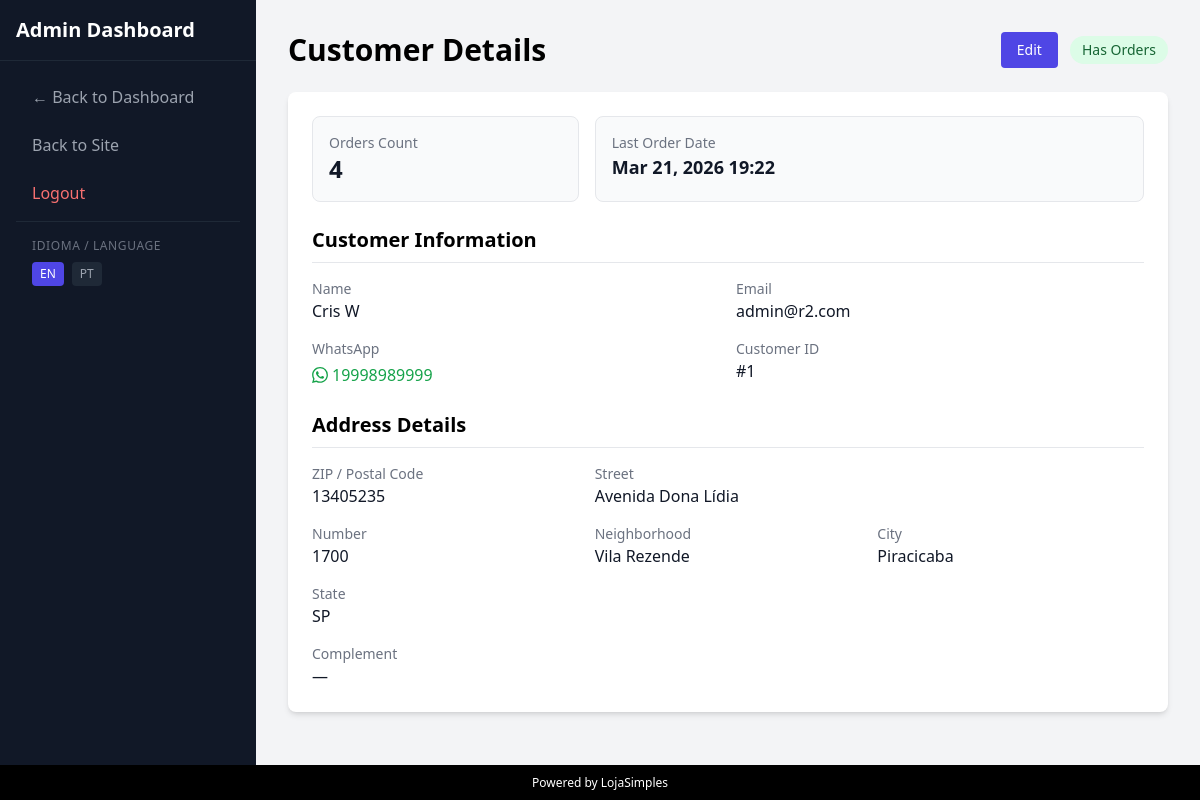
Screenshot of /admin/customer/1 (signed in) with the database file from the repository.
### tables this page shows
CREATE TABLE users (
    id INTEGER PRIMARY KEY AUTOINCREMENT,
    email TEXT UNIQUE NOT NULL,
    login_token TEXT,
    token_expiry DATETIME,
    is_admin INTEGER DEFAULT 0,
    created_at DATETIME DEFAULT CURRENT_TIMESTAMP,
    name TEXT,
    whatsapp TEXT,
    cep TEXT,
    street TEXT,
    number TEXT,
    neighborhood TEXT,
    city TEXT,
    state TEXT
, remember_selector TEXT, remember_token_hash TEXT, remember_expires_at DATETIME, admin_bypass_token TEXT, complement TEXT);

### src/i18n.php (called while the page is built, shortened)
<?php
$lang = $_SESSION['lang'] ?? 'en';
$translations = [];
$langFile = __DIR__ . "/../lang/{$lang}.php";
if (file_exists($langFile)) {
    $translations = require $langFile;
} else {
    $fallbackLangFile = __DIR__ . "/../lang/en.php";
    if (file_exists($fallbackLangFile)) {
        $translations = require $fallbackLangFile;
    }
}
function __($key) {
    global $translations;
    $key = (string) $key;
    return isset($translations[$key]) ? (string) $translations[$key] : $key;
}

### src/user.php (called while the page is built, shortened)
<?php
require_once __DIR__ . '/db.php';
function getAdminCustomerDetails($id) {
    global $pdo;
    $sql = "
        SELECT
            u.*,
            COUNT(o.id) AS orders_count,
            MAX(o.created_at) AS last_order_at
        FROM users u
        LEFT JOIN orders o ON o.customer_email = u.email
        WHERE u.id = ?
        GROUP BY u.id
        LIMIT 1
    ";
    $stmt = $pdo->prepare($sql);
    $stmt->execute([$id]);
    $customer = $stmt->fetch(PDO::FETCH_ASSOC);
    $customer['orders_count'] = (int)($customer['orders_count'] ?? 0);
    $customer['has_orders'] = $customer['orders_count'] > 0;
    return $customer;
}

### templates/admin/customer_detail.php (the view, shortened to what this page needs)
<!DOCTYPE html>
<html lang="<?php echo htmlspecialchars($_SESSION['lang'] ?? 'en'); ?>">
<head>
    <script src="https://cdn.tailwindcss.com"></script>
</head>
<body class="bg-gray-100 font-sans flex flex-col h-screen" x-data="{ sidebarOpen: false, editMode: false }">
    <div class="flex flex-1 overflow-hidden relative">
        <div :class="sidebarOpen ? 'translate-x-0' : '-translate-x-full'" class="fixed md:static inset-y-0 left-0 z-30 w-64 bg-gray-900 text-white flex flex-col transition-transform duration-300 md:translate-x-0 h-full overflow-y-auto">
            <div class="p-4 text-xl font-bold border-b border-gray-800 flex justify-between items-center">
                <span><?php echo __('Admin Dashboard'); ?></span>
            </div>
            <nav class="flex-1 p-4 space-y-2">
                <a href="/admin" class="block w-full text-left px-4 py-2 text-gray-400 hover:text-white hover:bg-gray-800 rounded">
                    &larr; <?php echo __('Back to Dashboard'); ?>
                </a>
                <a href="/" class="block w-full text-left px-4 py-2 text-gray-400 hover:text-white hover:bg-gray-800 rounded">
                    <?php echo __('Back to Site'); ?>
                </a>
                <a href="/logout" class="block w-full text-left px-4 py-2 text-red-400 hover:text-red-300 hover:bg-gray-800 rounded">
                    <?php echo __('Logout'); ?>
                </a>
                <div class="border-t border-gray-800 my-2"></div>
                <div class="px-4 py-2">
                    <span class="text-xs text-gray-500 uppercase tracking-wider block mb-2">Idioma / Language</span>
                    <div class="flex gap-2">
                        <a href="?lang=en" class="text-xs px-2 py-1 rounded <?php echo ($_SESSION['lang'] ?? 'en') === 'en' ? 'bg-indigo-600 text-white' : 'bg-gray-800 text-gray-400 hover:text-white'; ?>">EN</a>
                        <a href="?lang=pt" class="text-xs px-2 py-1 rounded <?php echo ($_SESSION['lang'] ?? 'en') === 'pt' ? 'bg-indigo-600 text-white' : 'bg-gray-800 text-gray-400 hover:text-white'; ?>">PT</a>
                    </div>
                </div>
            </nav>
        </div>
        <div class="flex-1 flex flex-col overflow-hidden">
            <div class="flex-1 overflow-auto p-4 md:p-8">
            <div class="max-w-4xl mx-auto">
                <div class="flex justify-between items-center mb-6">
                    <h1 class="text-3xl font-bold"><?php echo __('Customer Details'); ?></h1>
                    <div>
                        <button @click="editMode = !editMode" class="bg-indigo-600 text-white px-4 py-2 rounded hover:bg-indigo-700 text-sm font-medium mr-2" x-text="editMode ? '<?php echo __('Cancel'); ?>' : '<?php echo __('Edit'); ?>'"></button>
                        <?php if (!empty($customer['has_orders'])): ?>
                            <span class="inline-flex items-center px-3 py-1 rounded-full text-sm font-medium bg-green-100 text-green-800"><?php echo __('Has Orders'); ?></span>
                        <?php else: ?>
                            <span class="inline-flex items-center px-3 py-1 rounded-full text-sm font-medium bg-gray-100 text-gray-700"><?php echo __('No Orders'); ?></span>
                        <?php endif; ?>
                    </div>
                </div>
                <div class="bg-white rounded-lg shadow-md p-6 space-y-6">
                    <div class="grid grid-cols-1 md:grid-cols-3 gap-4">
                        <div class="p-4 bg-gray-50 rounded-lg border border-gray-200">
                            <p class="text-sm text-gray-500"><?php echo __('Orders Count'); ?></p>
                            <p class="text-2xl font-bold text-gray-900"><?php echo (int)($customer['orders_count'] ?? 0); ?></p>
                        </div>
                        <div class="p-4 bg-gray-50 rounded-lg border border-gray-200 md:col-span-2">
                            <p class="text-sm text-gray-500"><?php echo __('Last Order Date'); ?></p>
                            <p class="text-lg font-semibold text-gray-900">
                                <?php echo !empty($customer['last_order_at']) ? date('M j, Y H:i', strtotime($customer['last_order_at'])) : __('No Orders'); ?>
                            </p>
                        </div>
                    </div>
                    <div x-show="!editMode">
                        <h2 class="text-xl font-semibold mb-4 border-b pb-2"><?php echo __('Customer Information'); ?></h2>
                        <div class="grid grid-cols-1 md:grid-cols-2 gap-4">
                            <div>
                                <p class="text-sm text-gray-500"><?php echo __('Name'); ?></p>
                                <p class="text-gray-900 font-medium"><?php echo htmlspecialchars(($customer['name'] ?? '') !== '' ? $customer['name'] : '—'); ?></p>
                            </div>
                            <div>
                                <p class="text-sm text-gray-500"><?php echo __('Email'); ?></p>
                                <p class="text-gray-900 font-medium"><?php echo htmlspecialchars($customer['email'] ?? '—'); ?></p>
                            </div>
                            <div>
                                <p class="text-sm text-gray-500"><?php echo __('WhatsApp'); ?></p>
                                <div class="text-gray-900 font-medium">
                                    <?php if (!empty($customer['whatsapp']) && $customer['whatsapp'] !== '—'):
                                        $wa_number = preg_replace('/\D/', '', $customer['whatsapp']);
                                        $wa_link = 'https://wa.me/55' . $wa_number;
                                    ?>
                                        <a href="<?php echo $wa_link; ?>" target="_blank" class="text-green-600 hover:text-green-800 flex items-center gap-1 w-fit mt-1" title="Falar no WhatsApp">
                                            <?php echo htmlspecialchars($customer['whatsapp']); ?>
                                        </a>
                                    <?php else: ?>
                                        <?php echo htmlspecialchars(($customer['whatsapp'] ?? '') !== '' ? $customer['whatsapp'] : '—'); ?>
                                    <?php endif; ?>
                                </div>
                            </div>
                            <div>
                                <p class="text-sm text-gray-500"><?php echo __('Customer ID'); ?></p>
                                <p class="text-gray-900 font-medium">#<?php echo (int)($customer['id'] ?? 0); ?></p>
                            </div>
                        </div>
                    </div>
                    <div x-show="!editMode">
                        <h2 class="text-xl font-semibold mb-4 border-b pb-2"><?php echo __('Address Details'); ?></h2>
                        <div class="grid grid-cols-1 md:grid-cols-3 gap-4">
                            <div>
                                <p class="text-sm text-gray-500"><?php echo __('CEP'); ?></p>
                                <p class="text-gray-900 font-medium"><?php echo htmlspecialchars(($customer['cep'] ?? '') !== '' ? $customer['cep'] : '—'); ?></p>
                            </div>
                            <div class="md:col-span-2">
                                <p class="text-sm text-gray-500"><?php echo __('Street'); ?></p>
                                <p class="text-gray-900 font-medium"><?php echo htmlspecialchars(($customer['street'] ?? '') !== '' ? $customer['street'] : '—'); ?></p>
                            </div>
                            <div>
                                <p class="text-sm text-gray-500"><?php echo __('Number'); ?></p>
                                <p class="text-gray-900 font-medium"><?php echo htmlspecialchars(($customer['number'] ?? '') !== '' ? $customer['number'] : '—'); ?></p>
                            </div>
                            <div>
                                <p class="text-sm text-gray-500"><?php echo __('Neighborhood'); ?></p>
                                <p class="text-gray-900 font-medium"><?php echo htmlspecialchars(($customer['neighborhood'] ?? '') !== '' ? $customer['neighborhood'] : '—'); ?></p>
                            </div>
                            <div>
                                <p class="text-sm text-gray-500"><?php echo __('City'); ?></p>
                                <p class="text-gray-900 font-medium"><?php echo htmlspecialchars(($customer['city'] ?? '') !== '' ? $customer['city'] : '—'); ?></p>
                            </div>
                            <div>
                                <p class="text-sm text-gray-500"><?php echo __('State'); ?></p>
                                <p class="text-gray-900 font-medium"><?php echo htmlspecialchars(($customer['state'] ?? '') !== '' ? $customer['state'] : '—'); ?></p>
                            </div>
                            <div class="md:col-span-3">
                                <p class="text-sm text-gray-500"><?php echo __('Complement'); ?></p>
                                <p class="text-gray-900 font-medium"><?php echo htmlspecialchars(($customer['complement'] ?? '') !== '' ? $customer['complement'] : '—'); ?></p>
                            </div>
                        </div>
                    </div>
                </div>
            </div>
        </div>
    </div>
    </div>
    <div class="w-full bg-black h-[35px] flex items-center justify-center shrink-0">
        <span class="text-white text-xs">Powered by LojaSimples</span>
    </div>
</body>
</html>

### rows the page displays
users: name "Cris W", email "admin@r2.com", whatsapp "19998989999", id "1", cep "13405235", street "Avenida Dona Lídia", number "1700", neighborhood "Vila Rezende", city "Piracicaba", state "SP", complement "—"

### other values shown
__('Admin Dashboard') "Admin Dashboard"
__('Back to Dashboard') "Back to Dashboard"
__('Back to Site') "Back to Site"
__('Logout') "Logout"
__('Customer Details') "Customer Details"
__('Has Orders') "Has Orders"
__('Orders Count') "Orders Count"
$customer['orders_count'] "4"
__('Last Order Date') "Last Order Date"
date('M j, Y H:i', strtotime($customer['last_order_at'])) "Mar 21, 2026 19:22"
__('Customer Information') "Customer Information"
__('Name') "Name"
__('Email') "Email"
__('WhatsApp') "WhatsApp"
__('Customer ID') "Customer ID"
